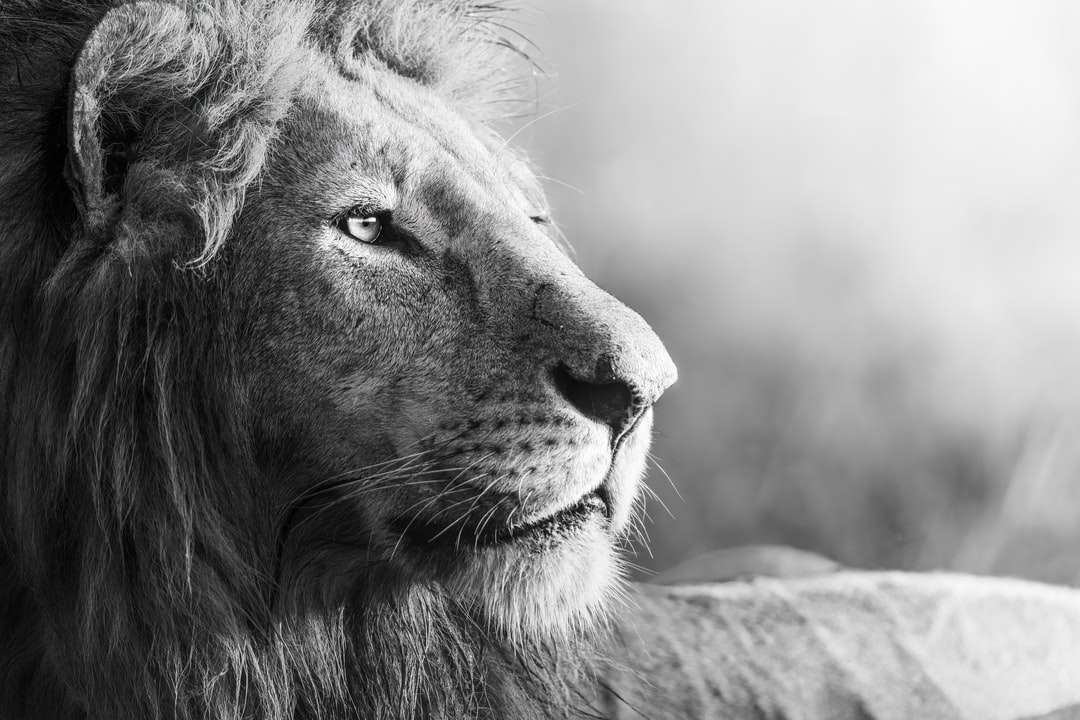
%> input picture Practice2/original.jpeg, 1080 x 720 px
$ octave p2e3.m   (GNU Octave 9; MATLAB toolbox functions it lacks are replaced by stand-ins)
%> lines starting %> are read from the running program, lines starting %| are printed output that depends on the picture; in (x1, y1, x2, y2) boxes, pixels count from 0 and x2, y2 are one past the last pixel; in counts of white or black regions, pixels touching at a corner belong together; the program's own positions count from 1
%%%%%%%%%%%%%%%%%%%%%%%%%%%%%%%%%%%%%%%%%%%%%%%
%%%       Practice 2 - Dithering            %%%
%%%             Team members                %%%
%%%     +Herrera Godina Adriana Jocelyn     %%%
%%%        +Miranda Miranda Emiliano        %%%
%%%      +Nicolás Marín Brian Geovanny      %%%
%%%      +Sanchez Torres Sergio Daniel      %%%
%%%%%%%%%%%%%%%%%%%%%%%%%%%%%%%%%%%%%%%%%%%%%%%

imgp2 = imread('original.jpeg');
%> imgp2 is the input picture: size 720x1080x3 uint8; mean R, G, B 134.4, 134.4, 134.4
imgp2 = rgb2gray(imgp2);
%> imgp2: size 720x1080 uint8

%To double scale
imgp2 = im2double(imgp2);
%> imgp2: size 720x1080 double
sz = size(imgp2);
%> sz = [720 1080]

%Matrix coefficients
M2 = [1 2; 3 4];
M4 = [1 2 3 4; 5 6 7 8; 9 10 11 12; 13 14 15 16];

%Normalizing the matrix coefficients
M2 = (M2-1)/4;
M4 = (M4-1)/12;

%Creating mask by tiling the coefficient matrix
%so that it covers the same area as the image
n_mat2 = size(M2);
n_mat4 = size(M4);

t2 = repmat(M2,ceil(sz./n_mat2));
t2 = t2(1:sz(1),1:sz(2));

t4 = repmat(M4,ceil(sz./n_mat4));
t4 = t4(1:sz(1),1:sz(2));

%Binarize image by comparing gray levels to tiled mask
dither_mat2 = imgp2 > t2;
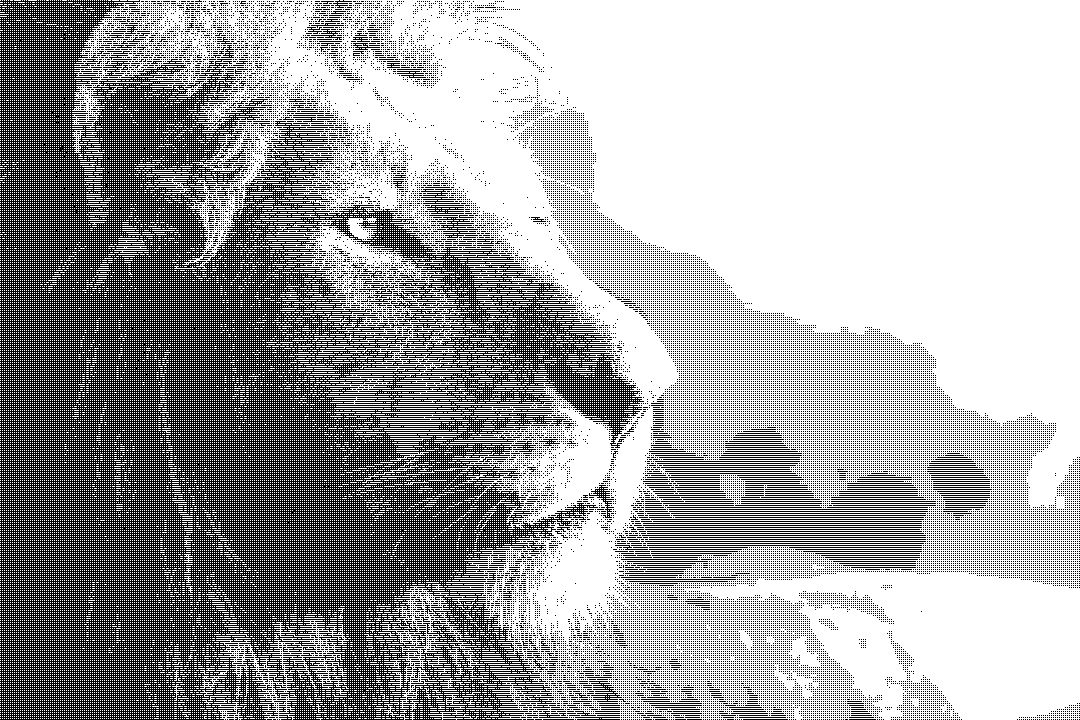
%> dither_mat2: size 720x1080 logical; 64.9% white; black in thin lines or dots
dither_mat4 = imgp2 > t4;
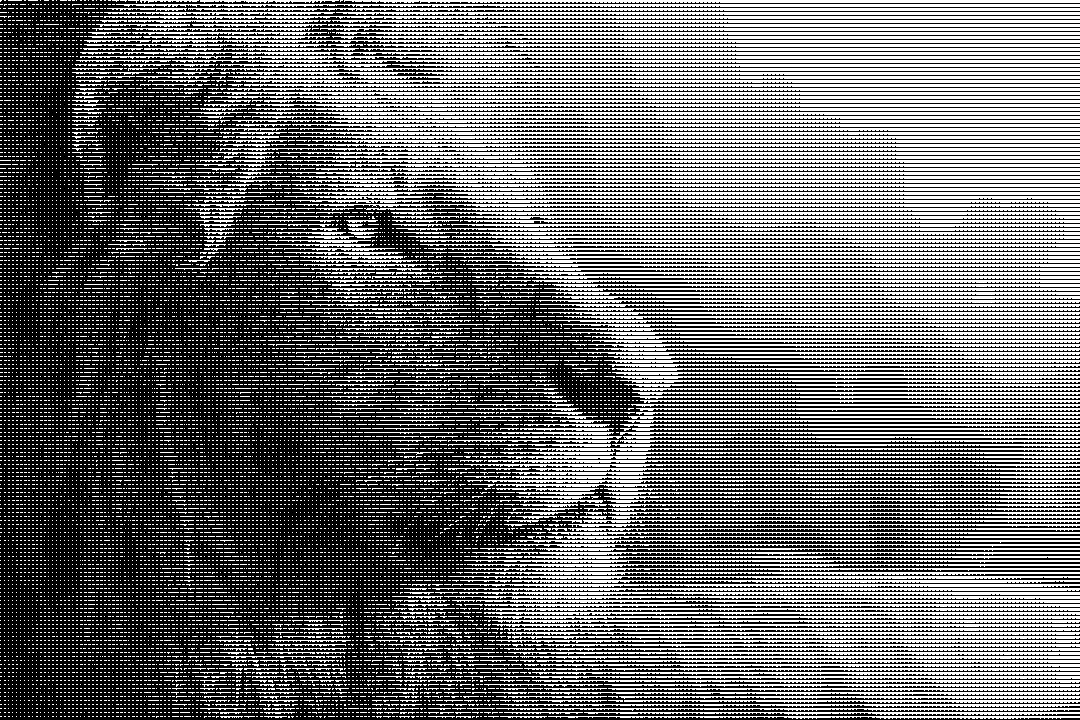
%> dither_mat4: size 720x1080 logical; 42.7% white in thin lines or dots

figure(1)
imshow(dither_mat2)

figure(2)
imshow(dither_mat4)

$ run again, with Practice2/image_p2e3_2x2.jpg copied over Practice2/original.jpeg
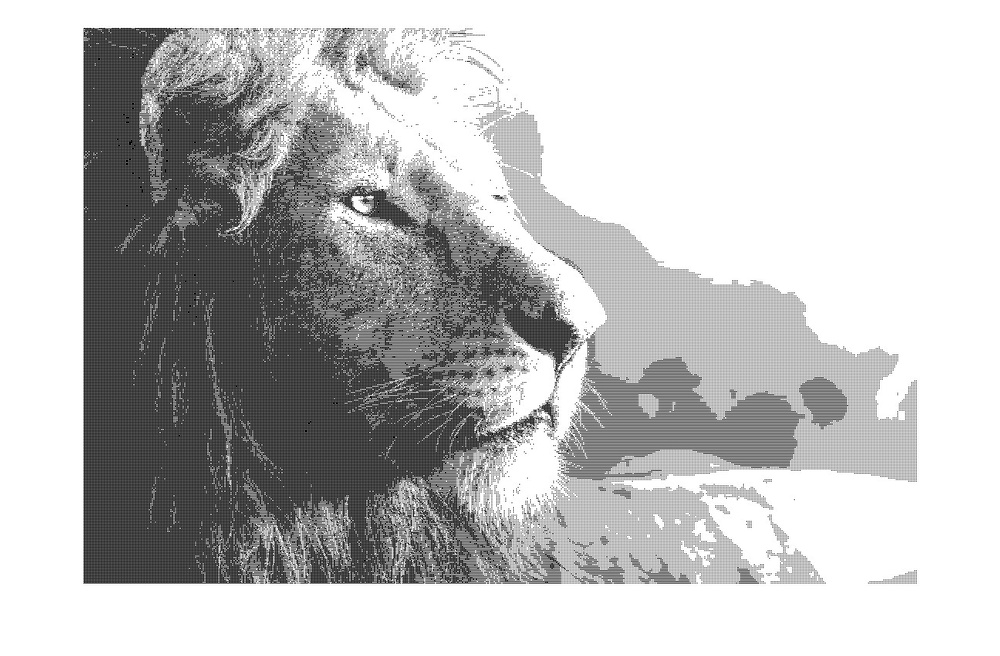
%> input picture Practice2/image_p2e3_2x2.jpg, 1000 x 656 px, shrunk from 1296 x 850 before the run
%> imgp2 is the input picture: size 656x1000x3 uint8; min 0, max 255, mean 191.4
%> `dither_mat2 = imgp2 > t2;`:
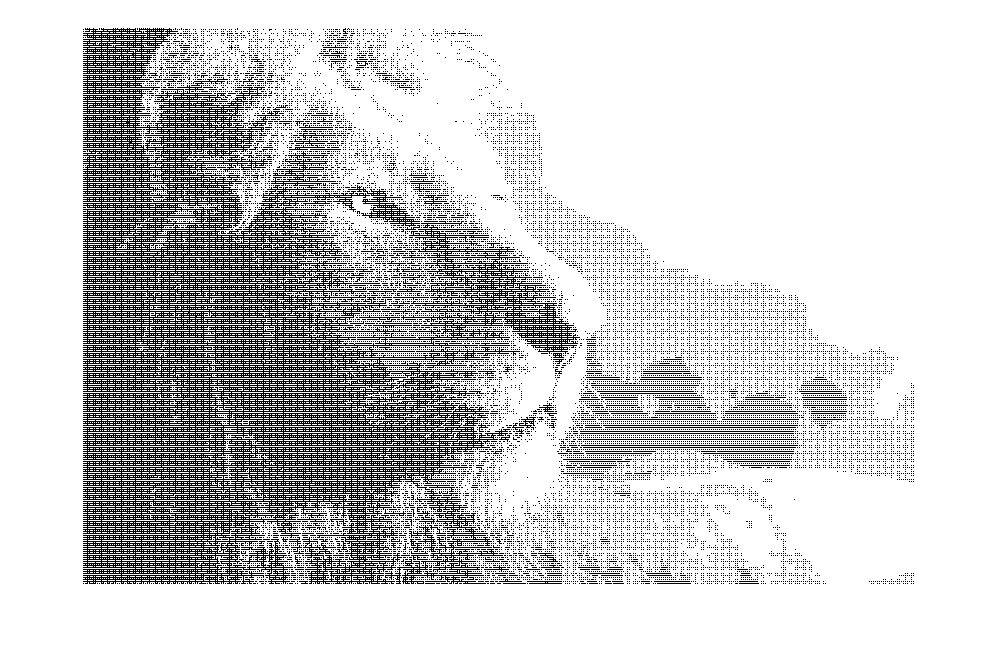
%> dither_mat2: size 656x1000 logical; 81% white; black in thin lines or dots, all inside (x1, y1, x2, y2) = (83, 28, 914, 584)
%> `dither_mat4 = imgp2 > t4;`:
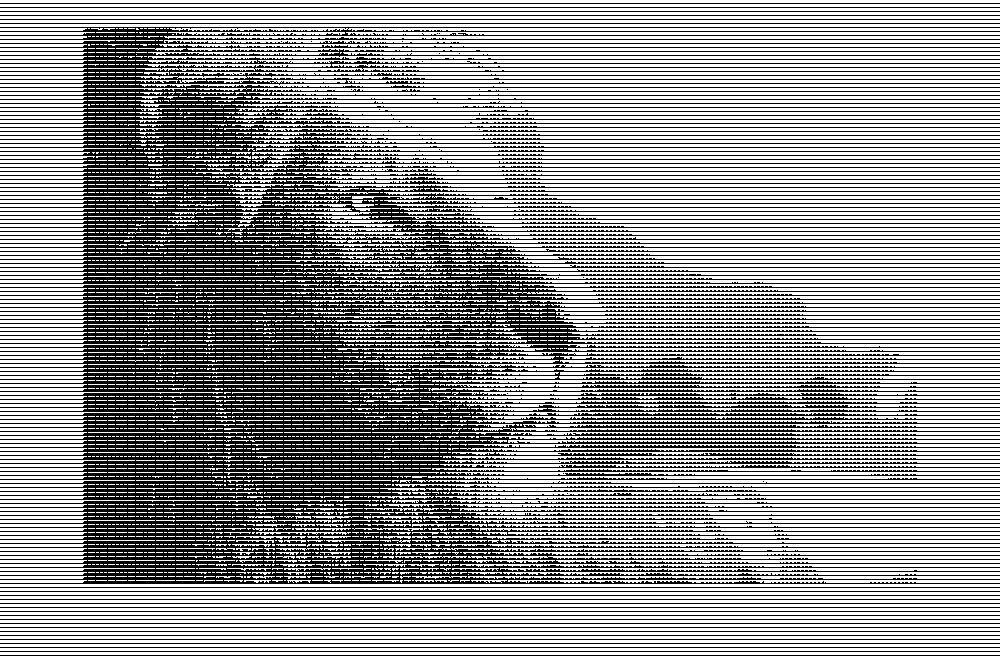
%> dither_mat4: size 656x1000 logical; 57.8% white; black in thin lines or dots

$ run again, with Practice2/image_p2e3_4x4.jpg copied over Practice2/original.jpeg
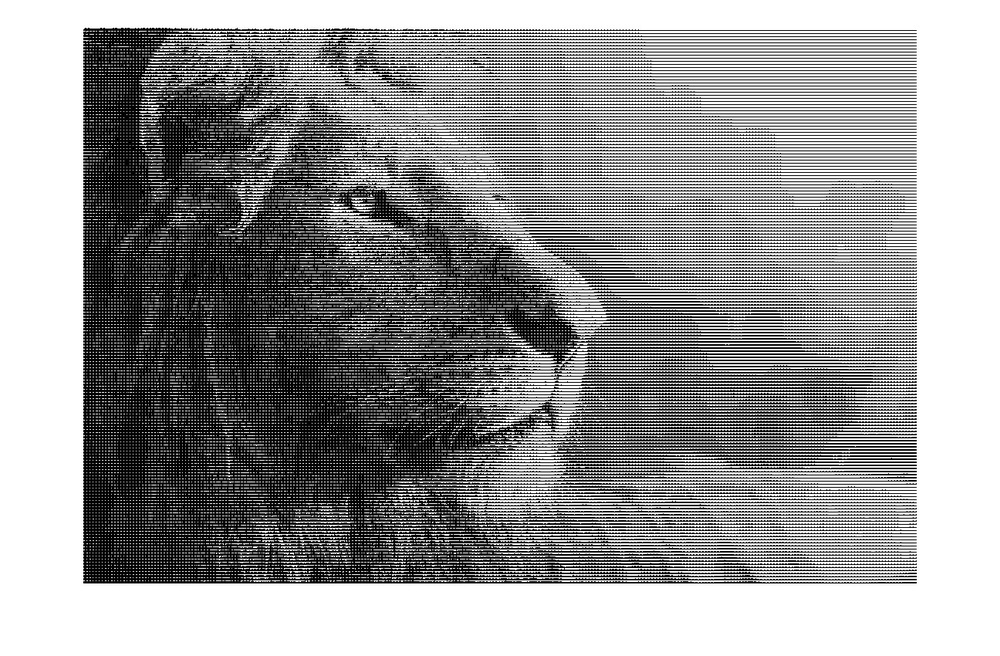
%> input picture Practice2/image_p2e3_4x4.jpg, 1000 x 656 px, shrunk from 1296 x 850 before the run
%> imgp2 is the input picture: size 656x1000x3 uint8; min 0, max 255, mean 151.9
%> `dither_mat2 = imgp2 > t2;`:
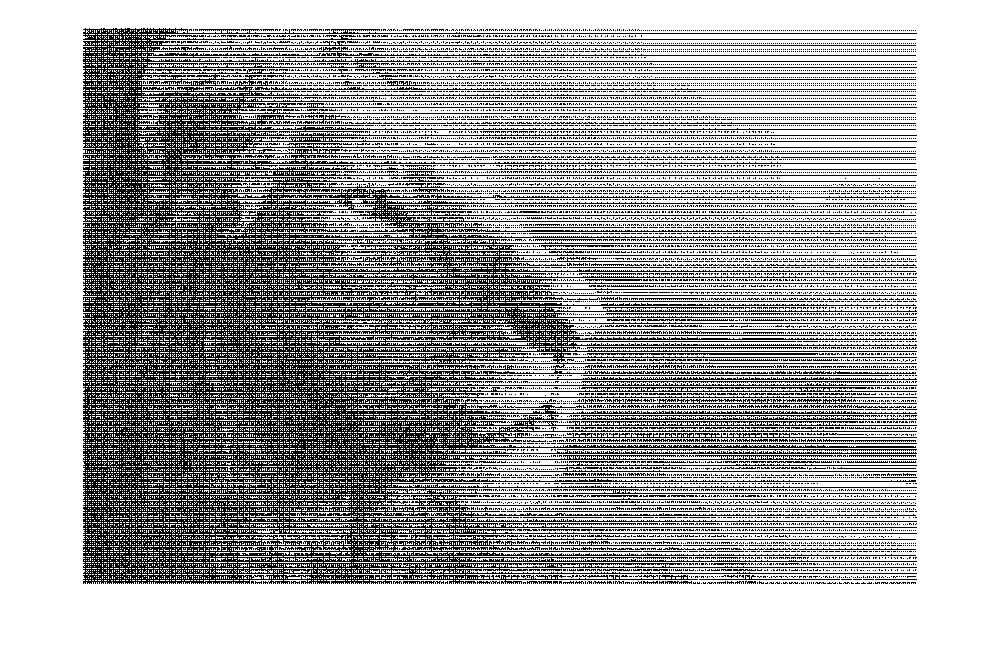
%> dither_mat2: size 656x1000 logical; 66.8% white; black in thin lines or dots, all inside (x1, y1, x2, y2) = (83, 28, 917, 584)
%> `dither_mat4 = imgp2 > t4;`:
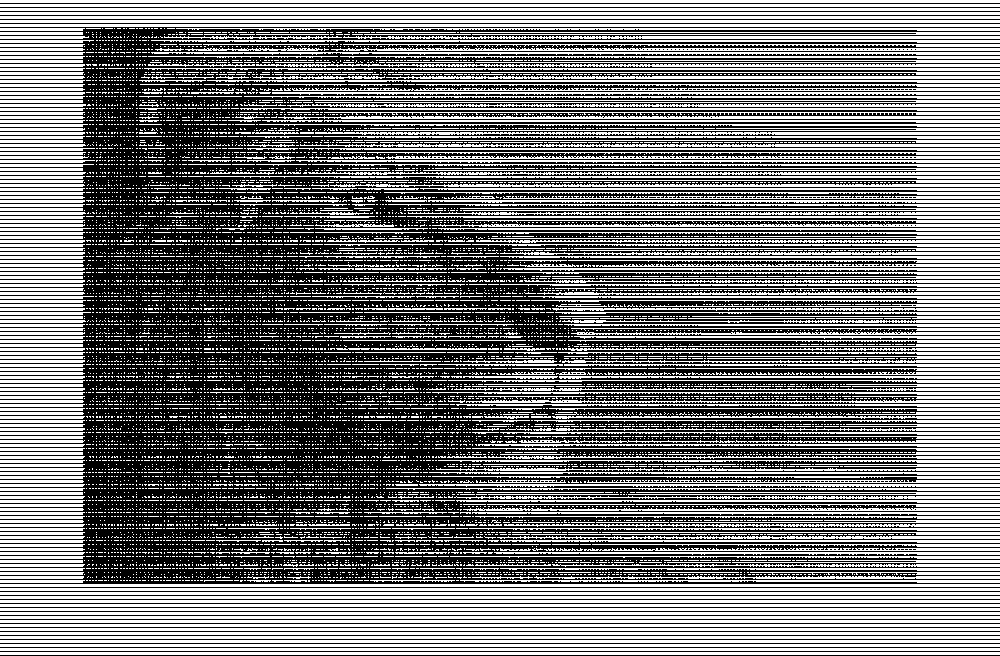
%> dither_mat4: size 656x1000 logical; 46.4% white; 13003 white regions (12323 under 20 px), largest, box (x1, y1, x2, y2) and area: (0, 0, 1000, 3) 3000, (0, 4, 1000, 7) 3000, (0, 8, 1000, 11) 3000
